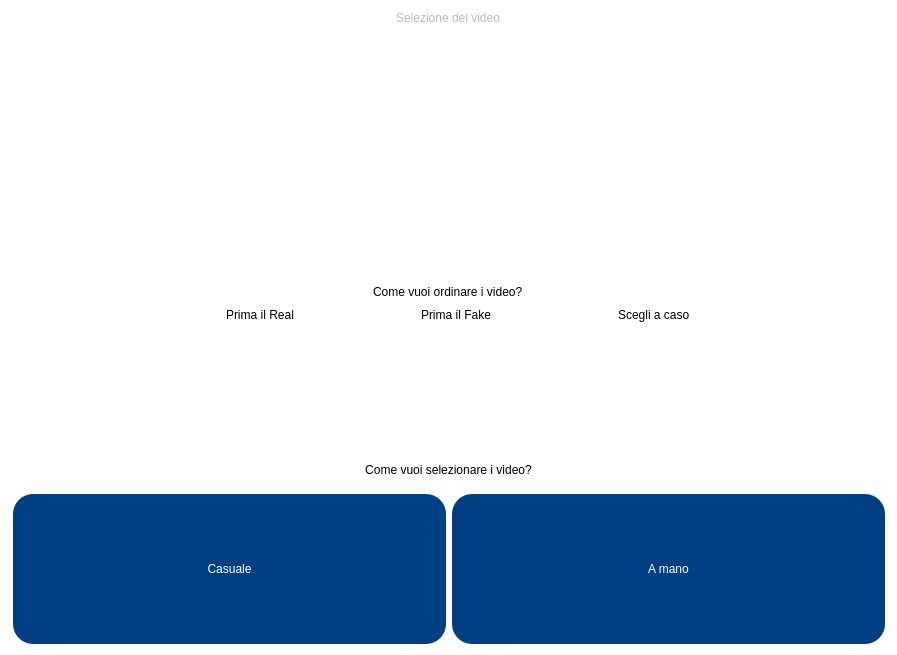
<?xml version="1.0" encoding="UTF-8"?>
<ui version="4.0">
 <class>VideoSelectionPage1</class>
 <widget class="QWidget" name="VideoSelectionPage1">
  <property name="geometry">
   <rect>
    <x>0</x>
    <y>0</y>
    <width>897</width>
    <height>655</height>
   </rect>
  </property>
  <property name="windowTitle">
   <string>Form</string>
  </property>
  <property name="styleSheet">
   <string notr="true">background-color: rgb(255, 255, 255);</string>
  </property>
  <layout class="QVBoxLayout" name="verticalLayout_2">
   <item alignment="Qt::AlignHCenter|Qt::AlignTop">
    <widget class="QLabel" name="title">
     <property name="styleSheet">
      <string notr="true">font: 25pt &quot;Rubik Light&quot;;
color: rgb(185,185,185);
background-color: rgba(255, 255, 255, 0);</string>
     </property>
     <property name="text">
      <string>Selezione dei video</string>
     </property>
    </widget>
   </item>
   <item alignment="Qt::AlignHCenter|Qt::AlignBottom">
    <widget class="QLabel" name="label">
     <property name="styleSheet">
      <string notr="true">font: 14pt &quot;Rubik Light&quot;;
background-color: rgba(255, 255, 255, 0);</string>
     </property>
     <property name="text">
      <string>Come vuoi ordinare i video?</string>
     </property>
    </widget>
   </item>
   <item>
    <layout class="QHBoxLayout" name="horizontalLayout_2">
     <item alignment="Qt::AlignRight|Qt::AlignTop">
      <widget class="QRadioButton" name="real_first">
       <property name="styleSheet">
        <string notr="true">font: 11pt &quot;Rubik Light&quot;;
background-color: rgba(255, 255, 255, 0);</string>
       </property>
       <property name="text">
        <string>Prima il Real</string>
       </property>
      </widget>
     </item>
     <item alignment="Qt::AlignHCenter|Qt::AlignTop">
      <widget class="QRadioButton" name="fake_first">
       <property name="styleSheet">
        <string notr="true">font: 11pt &quot;Rubik Light&quot;;
background-color: rgba(255, 255, 255, 0);</string>
       </property>
       <property name="text">
        <string>Prima il Fake</string>
       </property>
      </widget>
     </item>
     <item alignment="Qt::AlignTop">
      <widget class="QRadioButton" name="random_order">
       <property name="styleSheet">
        <string notr="true">font: 11pt &quot;Rubik Light&quot;;
background-color: rgba(255, 255, 255, 0);</string>
       </property>
       <property name="text">
        <string>Scegli a caso</string>
       </property>
      </widget>
     </item>
    </layout>
   </item>
   <item alignment="Qt::AlignHCenter">
    <widget class="QLabel" name="text">
     <property name="maximumSize">
      <size>
       <width>317</width>
       <height>36</height>
      </size>
     </property>
     <property name="styleSheet">
      <string notr="true">font: 14pt &quot;Rubik Light&quot;;
background-color: rgba(255, 255, 255, 0);</string>
     </property>
     <property name="text">
      <string>&lt;html&gt;&lt;head/&gt;&lt;body&gt;&lt;p align=&quot;center&quot;&gt;Come vuoi selezionare i video?&lt;/p&gt;&lt;/body&gt;&lt;/html&gt;</string>
     </property>
    </widget>
   </item>
   <item>
    <layout class="QHBoxLayout" name="horizontalLayout">
     <item alignment="Qt::AlignRight|Qt::AlignTop">
      <widget class="QPushButton" name="random_button">
       <property name="minimumSize">
        <size>
         <width>433</width>
         <height>150</height>
        </size>
       </property>
       <property name="maximumSize">
        <size>
         <width>433</width>
         <height>150</height>
        </size>
       </property>
       <property name="styleSheet">
        <string notr="true">border-radius: 20px;
background-color: rgb(0, 64, 130);
font: 12pt &quot;Rubik Light&quot;;
color: rgb(255,255,255);</string>
       </property>
       <property name="text">
        <string>Casuale</string>
       </property>
      </widget>
     </item>
     <item alignment="Qt::AlignLeft|Qt::AlignTop">
      <widget class="QPushButton" name="manual_button">
       <property name="minimumSize">
        <size>
         <width>433</width>
         <height>150</height>
        </size>
       </property>
       <property name="maximumSize">
        <size>
         <width>433</width>
         <height>150</height>
        </size>
       </property>
       <property name="styleSheet">
        <string notr="true">background-color: rgb(0, 64, 130);
font: 12pt &quot;Rubik Light&quot;;
color: rgb(255,255,255);
border-radius: 20px;</string>
       </property>
       <property name="text">
        <string>A mano</string>
       </property>
      </widget>
     </item>
    </layout>
   </item>
  </layout>
 </widget>
 <resources/>
 <connections/>
</ui>
